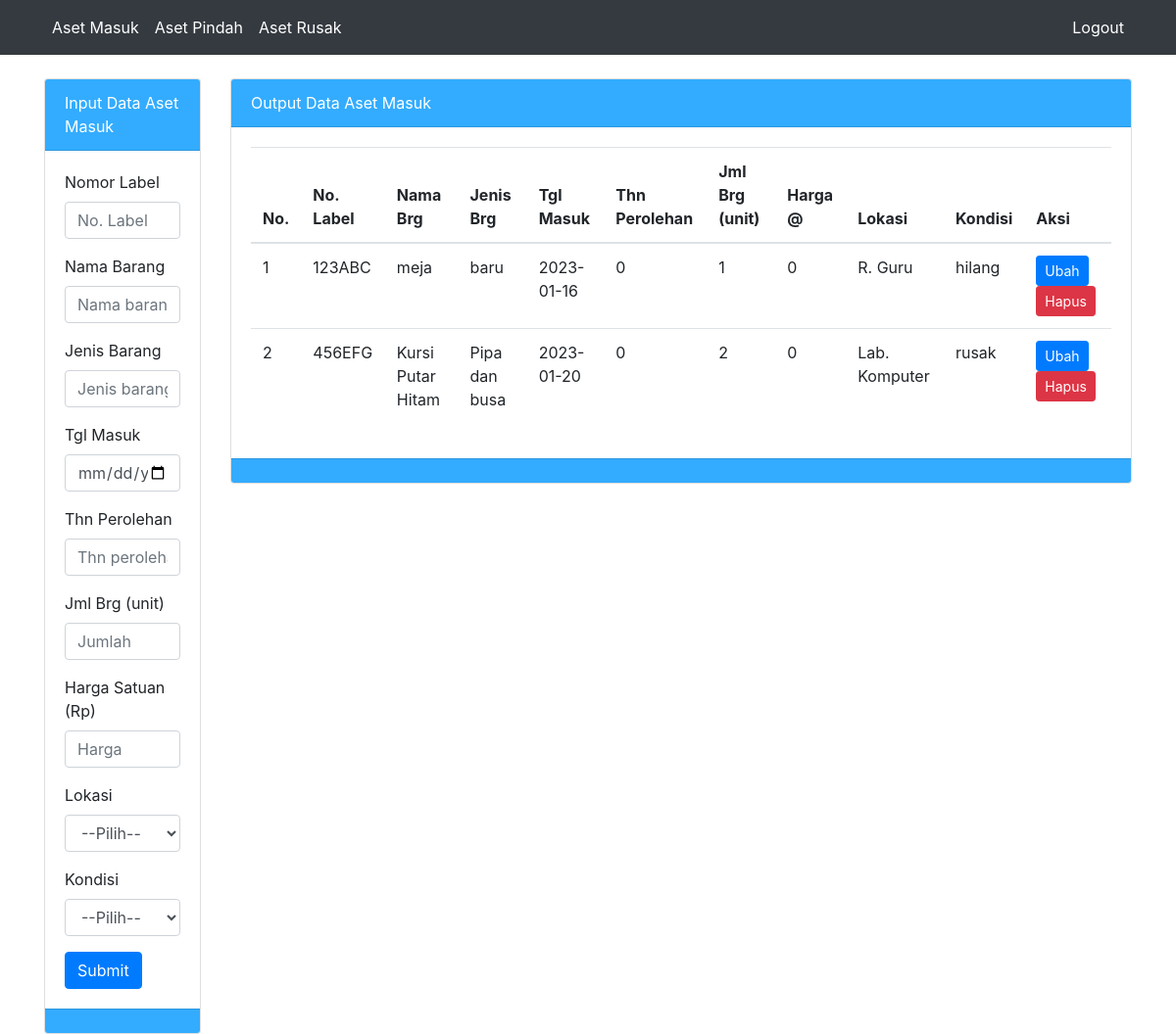
Page /utama.php?page=menu on the committed database.
### tables this page shows
CREATE TABLE `barang_masuk` (
  `id` int(11) NOT NULL,
  `kode_brg` varchar(100) NOT NULL,
  `nama` text NOT NULL,
  `jenis` text NOT NULL,
  `tgl` date NOT NULL,
  `thn` int(100) NOT NULL,
  `jumlah` int(100) NOT NULL,
  `hrg` int(255) NOT NULL,
  `loc` varchar(255) NOT NULL,
  `condi` varchar(100) NOT NULL
);

### menu.php (the view, shortened to what this page needs)
<!DOCTYPE html>
<html>
<head>
</head>
<body>
<div class="container">
    <div class="row">
      <div class="col-sm-2">
        <?php
        if($_GET['edit']=='edit-menu'){
          $sqledit = $conn -> query("SELECT * FROM barang_masuk WHERE id='$_GET[id]'");
          $rview=$sqledit -> fetch_array();
        ?>
        <div class="card">
          <div class="card-header">Edit Data Aset Masuk</div>
          <div class="card-body">
              <form action="" method="POST">
                <input type="text" class="form-control" name="idaset" value="<?=$rview['id']?>" hidden>
                <div class="form-group">
                  <label>Nomor Label</label>
                  <input type="text" name="no" value="<?=$rview['kode_brg']?>" class="form-control">
                </div>
                <div class="form-group">
                  <label>Nama Barang</label>
                  <input type="text" name="nm"value="<?=$rview['nama']?>" class="form-control">
                </div>
                <div class="form-group">
                  <label>Jenis Barang</label>
                  <input type="text" name="jenis" value="<?=$rview['jenis']?>" class="form-control">
                </div>
                <div class="form-group">
                  <label>Tanggal Masuk</label>
                  <input type="date" name="tgl" value="<?=$rview['tgl']?>" class="form-control">
                </div>
                <div class="form-group">
                  <label>Thn Perolehan</label>
                  <input type="text" name="thn" value="<?=$rview['thn']?>" class="form-control">
                </div>
                <div class="form-group">
                  <label>Jml Brg (unit)</label>
                  <input type="number" name="jml" value="<?=$rview['jumlah']?>" class="form-control">
                </div>
                <div class="form-group">
                  <label>Harga Satuan (Rp)</label>
                  <input type="text" name="hrg" value="<?=$rview['hrg']?>" class="form-control">
                </div>
                <div class="form-group">
                  <label>Lokasi</label>
                  <select name="loc" class="form-control">
                    <option value="">--Pilih--</option>
                    <option value="Aula">Aula</option>
                    <option value="Lab. Komputer">Lab. Komputer</option>
                    <option value="Kantin">Kantin</option>
                    <option value="Parkiran">Parkiran</option>
                    <option value="Toilet">Toilet</option>
                    <option value="Kelas 10">Kelas 10</option>
                    <option value="Kelas 11">Kelas 11</option>
                    <option value="Kelas 12">Kelas 12</option>
                  </select>
                </div>
                <div class="form-group">
                  <label>Kondisi</label>
                  <select name="condt" class="form-control">
                    <option value="">--Pilih--</option>
                    <option value="Hilang">Hilang</option>
                    <option value="Rusak">Rusak</option>
                    <option value="Baik">Baik</option>
                  </select>
                </div>
                <button type="submit" class="btn btn-primary" name="btnedit">Edit</button>
              </form>
          </div>
          <div class="card-footer"></div>
        </div>
<?php
if(isset($_POST['btnedit'])){
$sql = "UPDATE barang_masuk
    SET kode_brg='$_POST[no]',
        nama='$_POST[nm]',
        jenis='$_POST[jenis]',
        tgl='$_POST[tgl]',
        thn='$_POST[thn]',
        jumlah='$_POST[jml]',
        hrg='$_POST[hrg]',
        loc='$_POST[loc]',
        condi='$_POST[condt]'
    WHERE id='$_POST[idaset]'";
  $sqlpro = $conn -> query($sql);
  if($sqlpro){
    echo"<script>alert('Data berhasil diedit');document.location.href='?page=menu'</script>";
  }else{
    echo"<script>alert('Data gagal diedit');document.location.href='?page=menu'</script>";
  }
    echo $sql;
}
}else{
?>
        <div class="card">
          <div class="card-header">Input Data Aset Masuk</div>
          <div class="card-body">
              <form action="" method="POST">
                <div class="form-group">
                  <label>Nomor Label</label>
                  <input type="text" placeholder="No. Label" name="no" class="form-control">
                </div>
                <div class="form-group">
                  <label>Nama Barang</label>
                  <input type="text" placeholder="Nama barang" name="nm" class="form-control">
                </div>
                <div class="form-group">
                  <label>Jenis Barang</label>
                  <input type="text" placeholder="Jenis barang" name="jenis" class="form-control">
                </div>
                <div class="form-group">
                  <label>Tgl Masuk</label>
                  <input type="date" name="tgl" class="form-control">
                </div>
                <div class="form-group">
                  <label>Thn Perolehan</label>
                  <input type="text" name="thn" placeholder="Thn perolehan" class="form-control">
                </div>
                <div class="form-group">
                  <label>Jml Brg (unit)</label>
                  <input type="number" placeholder="Jumlah" name="jml" class="form-control">
                </div>
                <div class="form-group">
                  <label>Harga Satuan (Rp)</label>
                  <input type="text" placeholder="Harga" name="hrg" class="form-control">
                </div>
                <div class="form-group">
                  <label>Lokasi</label>
                  <select name="loc" class="form-control">
                    <option value="">--Pilih--</option>
                  </select>
                </div>
                <div class="form-group">
                <label>Kondisi</label>
                  <select name="condt" class="form-control">
                    <option value="">--Pilih--</option>
                  </select>
                </div>
                <button type="submit" class="btn btn-primary" name="btn">Submit</button>
              </form>
          </div>
          <div class="card-footer"></div>
        </div>
        <?php } ?>
      </div>
      <div class="col-sm-10">
        <div class="card">
          <div class="card-header">Output Data Aset Masuk</div>
          <div class="card-body">
            <table class="table">
              <thead>
                <tr>
                  <th>No.</th>
                  <th>No. Label</th>
                  <th>Nama Brg</th>
                  <th>Jenis Brg</th>
                  <th>Tgl Masuk</th>
                  <th>Thn Perolehan</th>
                  <th>Jml Brg (unit)</th>
                  <th>Harga @</th>
                  <th>Lokasi</th>
                  <th>Kondisi</th>
                  <th>Aksi</th>
                </tr>
              </thead>
              <tbody>
                  <?php
                    $no = 0;
                    $query = $conn -> query("SELECT * FROM barang_masuk");
                    while ($res = $query->fetch_array()) {
                  ?>
                      <tr>
                        <td><?=$no=$no+1?></td>
                        <td><?=$res['kode_brg']?></td>
                        <td><?=$res['nama']?></td>
                        <td><?=$res['jenis']?></td>
                        <td><?=$res['tgl']?></td>
                        <td><?=$res['thn']?></td>
                        <td><?=$res['jumlah']?></td>
                        <td><?=$res['hrg']?></td>
                        <td><?=$res['loc']?></td>
                        <td><?=$res['condi']?></td>
                        <td><a href="?page=menu&edit=edit-menu&id=<?=$res['id']?>" class="btn btn-primary btn-sm">Ubah</a> &nbsp;
                            <a href="?page=menu&hapus=hapus-menu&id=<?=$res['id']?>" class="btn btn-danger btn-sm">Hapus</a></td>
                      </tr>
            <?php
            }
            ?>
              </tbody>
            </table>
          </div>
          <div class="card-footer"></div>
        </div>
      </div>
    </div>
</div>
</body>
</html>

### utama.php (shortened to what this page needs)
<?php
$conn = mysqli_connect('localhost', 'root', '', 'dbaset');
?>
<!doctype html>
<html lang="en">
  <head>
    <link rel="stylesheet" href="https://cdn.jsdelivr.net/npm/bootstrap@4.6.2/dist/css/bootstrap.min.css">
  </head>
  <body>
    <nav class="navbar navbar-expand-sm bg-dark navbar-dark">
  <div class="container">
  <ul class="navbar-nav">
    <li class="nav-item active">
      <a class="nav-link" href="?page=menu">Aset Masuk</a>
    </li>
    <li class="nav-item active">
      <a class="nav-link" href="?page=keluar">Aset Pindah</a>
    </li>
    <li class="nav-item active">
      <a class="nav-link" href="?page=rusak">Aset Rusak</a>
    </li>
  </ul>
  <ul class="navbar-nav ms-auto ms-md-0 me-3 me-lg-4">
    <li class="nav-item active">
      <a class="nav-link" href="logout.php">Logout</a>
    </li>
  </ul>
</div>
</nav>
<br>
<?php
  $page = $_GET['page'];
  switch ($page) {
    case "menu";
          include"menu.php";
      break;
  }
?>
  </body>
</html>

### menu.php (style rules this page uses)
.card-header { background-color: #33ACFF; color: white; }
.card-footer { background-color: #33ACFF; color: white; }

### rows in the picture
barang_masuk: kode_brg "123ABC", nama "meja", jenis "baru", tgl "2023-01-16", thn "0", jumlah "1", hrg "0", loc "R. Guru", condi "hilang"
barang_masuk: no "2", kode_brg "456EFG", nama "Kursi Putar Hitam", jenis "Pipa dan busa", tgl "2023-01-20", thn "0", jumlah "2", hrg "0", loc "Lab. Komputer", condi "rusak"
